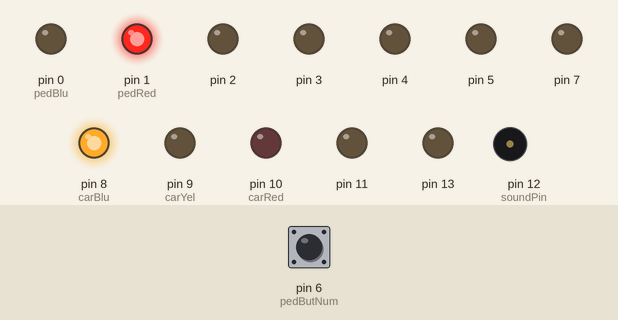
This sketch was run on a simulated Arduino Uno, built with avr-gcc and run on an emulated ATmega328P. On the bench: output pins drawn as LEDs (lit = HIGH), buzzer (waves = sounding). Inputs (shaded band) come from the test bench; at power-on: pin 6 (pedButNum) HIGH.

Above: at 1.2 s.
1.3 s: pin 6 (pedButNum) pulled LOW for 0.15 s
At 2.1 s:
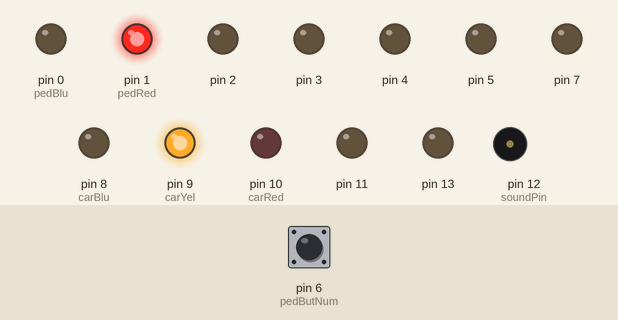
At 11.1 s:
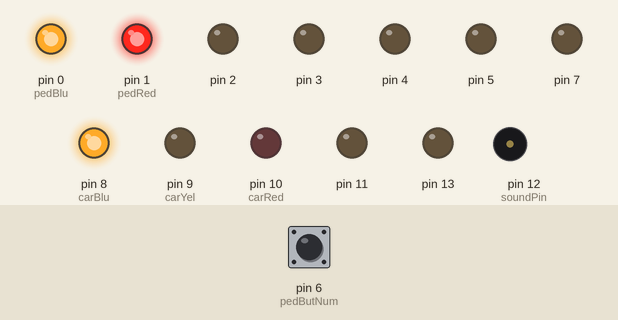
Timing chart, 0 to 12.6 s (numbered marks = the images above; inputs shaded):
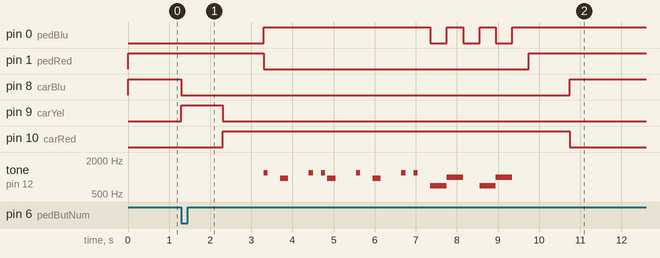

The sketch:

traffic_sign_with_button.ino
```cpp
// Traffic Sign :type pedestrian
// 歩行者用押釦信号機
// Kyosuke TAKENAKA

int pedRed = 1;
int pedBlu = 0;
int carRed = 10;
int carYel = 9;
int carBlu = 8;
int pedButNum = 6;
int soundPin = 12;

boolean pedBut = true;

void setup() {
  for(int i=0; i<=13; i++) {
    pinMode(i,OUTPUT);
    digitalWrite(i,LOW);
  }
  // スイッチピンをプルアップ
  pinMode(pedButNum,INPUT);
  digitalWrite(pedButNum,HIGH);
  //最初の信号色
  digitalWrite(carRed,LOW);
  digitalWrite(carYel,LOW);
  digitalWrite(carBlu,HIGH);
  digitalWrite(pedRed,HIGH);
  digitalWrite(pedBlu,LOW);
}

void loop() {
  if(digitalRead(pedButNum)==LOW) {
    digitalWrite(carBlu,LOW);
    digitalWrite(carYel,HIGH);
    delay(1000);
    digitalWrite(carYel,LOW);
    digitalWrite(carRed,HIGH);
    delay(1000);
    digitalWrite(pedRed,LOW);
    digitalWrite(pedBlu,HIGH);
    // 渡る音
    tone(soundPin,1200,100);
    delay(400);
    tone(soundPin,950,200);
    delay(700);
    tone(soundPin,1200,100);
    delay(300);
    tone(soundPin,1200,100);
    delay(150);
    tone(soundPin,950,200);
    delay(700);

    tone(soundPin,1200,100);
    delay(400);
    tone(soundPin,950,200);
    delay(700);
    tone(soundPin,1200,100);
    delay(300);
    tone(soundPin,1200,100);
    delay(400);
    // 点滅
    digitalWrite(pedBlu,LOW);
    tone(soundPin,700,400);
    delay(400);
    digitalWrite(pedBlu,HIGH);
    tone(soundPin,1000,400);
    delay(400);
    digitalWrite(pedBlu,LOW);
    delay(400);
    digitalWrite(pedBlu,HIGH);
    tone(soundPin,700,400);
    delay(400);
    digitalWrite(pedBlu,LOW);
    tone(soundPin,1000,400);
    delay(400);
    digitalWrite(pedBlu,HIGH);
    delay(400);

    digitalWrite(pedRed,HIGH);
    delay(1000);
    digitalWrite(carRed,LOW);
    digitalWrite(carBlu,HIGH);
    digitalWrite(pedRed,HIGH);
    delay(5000);
  }
}
```

Measured:
- after the input at 1.3 s, pin 0 (pedBlu): LOW → HIGH after 2.0 s, then repeats every 0.80 s: LOW 0.40 s, HIGH 0.40 s, until it stays HIGH from 9.4 s; pin 1 (pedRed): HIGH → LOW after 2.0 s, → HIGH 6.5 s later
